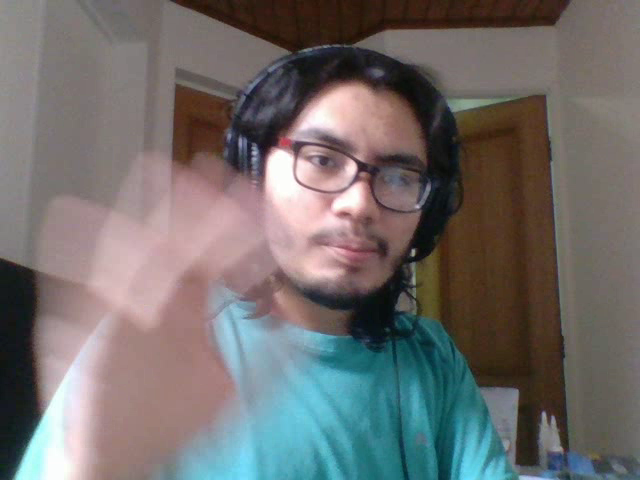
#> input picture frame 25 of heythere.avi, 640 x 480 px, given in place of Gopro1.mp4, which was not available
$ python vid_count_net_detector.py
#> lines starting #> are read from the running program, lines starting #| are printed output that depends on the picture; after the words box and inside, x2 and y2 are one past the last pixel; in counts of white or black regions, pixels touching at a corner belong together
import cv2
import numpy as np

def detector():
    vid = cv2.VideoCapture('Gopro1.mp4')

    while True:
        _, img = vid.read()
#> img is the input picture: shape (480, 640, 3); mean B, G, R 107.6, 108.9, 112.7
        cv2.imshow('original', img)

        edges = cv2.Canny(img,50,90)
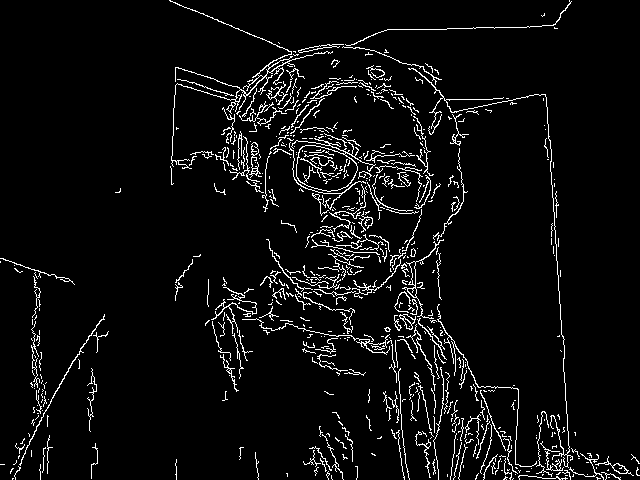
#> edges: shape (480, 640); 5.2% white in thin lines or dots
        cv2.imshow('canny', edges)

        contours, hierarchy= cv2.findContours(edges.copy(),
            cv2.RETR_EXTERNAL, cv2.CHAIN_APPROX_NONE)
#> contours = 622 contours, 589 with area under 20; largest, box (x1, y1, x2, y2) and area: (291, 136, 376, 192) 2188, (169, 0, 333, 169) 338, (402, 239, 444, 319) 180, (399, 314, 416, 330) 120, (595, 456, 634, 476) 110

        print(len(contours))
#| 622

        if cv2.waitKey(1) & 0xFF == ord('q'):
#> (key q is pressed here)
            break


    cv2.destroyAllWindows()

detector()

$ run again, starting later in the video
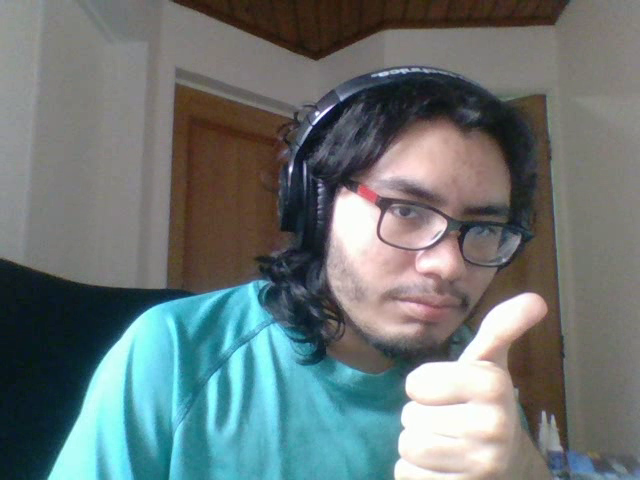
#> input picture frame 113 of heythere.avi, 640 x 480 px, given in place of Gopro1.mp4, which was not available
#> in detector, img is the input picture: shape (480, 640, 3); mean B, G, R 117.2, 117.2, 106.6
#> in detector, `edges = cv2.Canny(img,50,90)`:
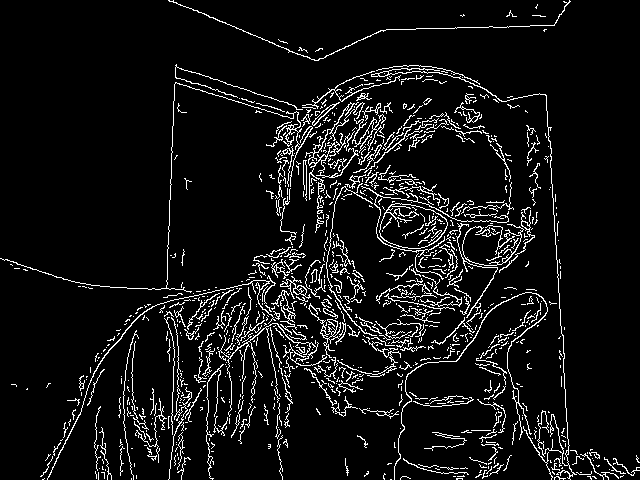
#> edges: shape (480, 640); 7.3% white in thin lines or dots
#> contours = 949 contours, 901 with area under 20; largest, box (x1, y1, x2, y2) and area: (379, 203, 448, 249) 2310, (218, 323, 327, 417) 390, (305, 102, 365, 173) 229, (371, 68, 577, 480) 159, (280, 276, 311, 299) 148
#| 949

$ run again, starting later in the video
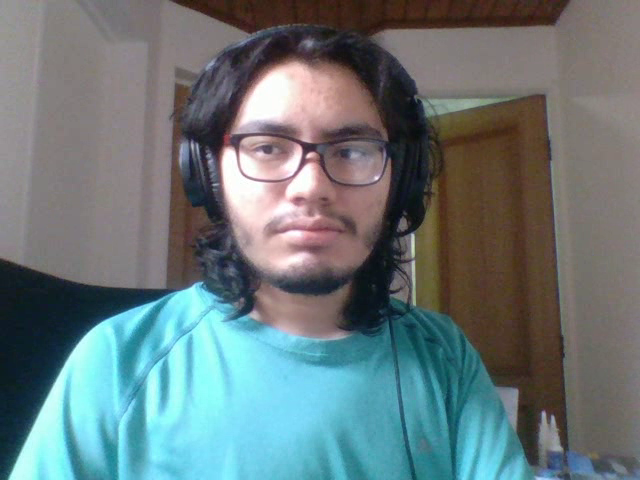
#> input picture frame 202 of heythere.avi, 640 x 480 px, given in place of Gopro1.mp4, which was not available
#> in detector, img is the input picture: shape (480, 640, 3); mean B, G, R 121.7, 119.7, 105.2
#> in detector, `edges = cv2.Canny(img,50,90)`:
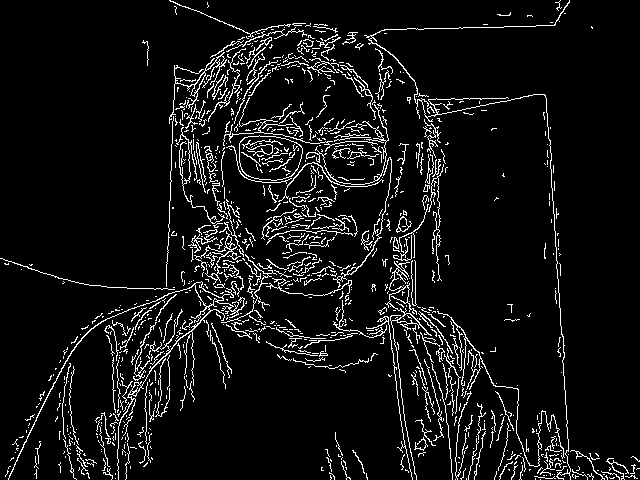
#> edges: shape (480, 640); 7.2% white in thin lines or dots
#> contours = 976 contours, 938 with area under 20; largest, box (x1, y1, x2, y2) and area: (239, 135, 303, 181) 2347, (8, 281, 245, 480) 631, (385, 261, 432, 480) 260, (169, 52, 227, 124) 233, (194, 231, 241, 285) 135
#| 976
